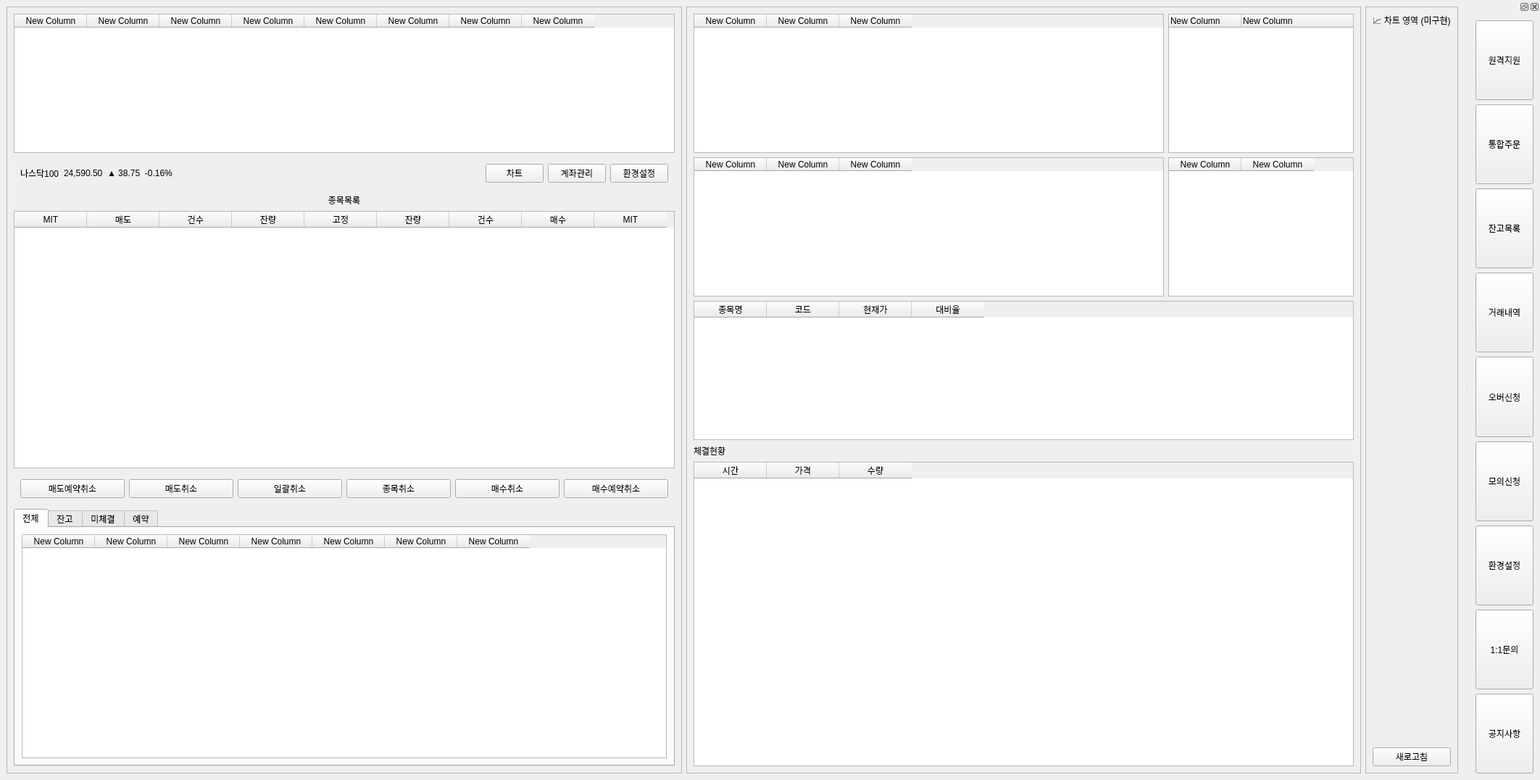
<?xml version="1.0" encoding="UTF-8"?>
<ui version="4.0">
 <class>MainWindow</class>
 <widget class="QMainWindow" name="MainWindow">
  <property name="geometry">
   <rect>
    <x>0</x>
    <y>0</y>
    <width>2125</width>
    <height>1076</height>
   </rect>
  </property>
  <property name="windowTitle">
   <string>나스닥100 호가창 예제 (확장형)</string>
  </property>
  <widget class="QWidget" name="centralwidget">
   <layout class="QHBoxLayout" name="mainLayout">
    <item>
     <widget class="QFrame" name="frame_left">
      <property name="frameShape">
       <enum>QFrame::StyledPanel</enum>
      </property>
      <layout class="QVBoxLayout" name="verticalLayout_left">
       <item>
        <widget class="QTableWidget" name="tableWidget">
         <property name="sizePolicy">
          <sizepolicy hsizetype="Expanding" vsizetype="Fixed">
           <horstretch>0</horstretch>
           <verstretch>0</verstretch>
          </sizepolicy>
         </property>
         <column>
          <property name="text">
           <string>New Column</string>
          </property>
         </column>
         <column>
          <property name="text">
           <string>New Column</string>
          </property>
         </column>
         <column>
          <property name="text">
           <string>New Column</string>
          </property>
         </column>
         <column>
          <property name="text">
           <string>New Column</string>
          </property>
         </column>
         <column>
          <property name="text">
           <string>New Column</string>
          </property>
         </column>
         <column>
          <property name="text">
           <string>New Column</string>
          </property>
         </column>
         <column>
          <property name="text">
           <string>New Column</string>
          </property>
         </column>
         <column>
          <property name="text">
           <string>New Column</string>
          </property>
         </column>
        </widget>
       </item>
       <item>
        <widget class="QFrame" name="frame_top">
         <layout class="QHBoxLayout" name="horizontalLayout_top">
          <item>
           <widget class="QLabel" name="label_market">
            <property name="text">
             <string>나스닥100</string>
            </property>
           </widget>
          </item>
          <item>
           <widget class="QLabel" name="label_price">
            <property name="text">
             <string>24,590.50</string>
            </property>
           </widget>
          </item>
          <item>
           <widget class="QLabel" name="label_change">
            <property name="text">
             <string>▲ 38.75  -0.16%</string>
            </property>
           </widget>
          </item>
          <item>
           <spacer name="horizontalSpacer">
            <property name="orientation">
             <enum>Qt::Horizontal</enum>
            </property>
            <property name="sizeHint" stdset="0">
             <size>
              <width>0</width>
              <height>0</height>
             </size>
            </property>
           </spacer>
          </item>
          <item>
           <widget class="QPushButton" name="button_chart">
            <property name="text">
             <string>차트</string>
            </property>
           </widget>
          </item>
          <item>
           <widget class="QPushButton" name="button_account">
            <property name="text">
             <string>계좌관리</string>
            </property>
           </widget>
          </item>
          <item>
           <widget class="QPushButton" name="button_setting">
            <property name="text">
             <string>환경설정</string>
            </property>
           </widget>
          </item>
         </layout>
        </widget>
       </item>
       <item>
        <widget class="QLabel" name="label_stocklist">
         <property name="text">
          <string>종목목록</string>
         </property>
         <property name="alignment">
          <set>Qt::AlignCenter</set>
         </property>
        </widget>
       </item>
       <item>
        <widget class="QTableWidget" name="table_hoga">
         <column>
          <property name="text">
           <string>MIT</string>
          </property>
         </column>
         <column>
          <property name="text">
           <string>매도</string>
          </property>
         </column>
         <column>
          <property name="text">
           <string>건수</string>
          </property>
         </column>
         <column>
          <property name="text">
           <string>잔량</string>
          </property>
         </column>
         <column>
          <property name="text">
           <string>고정</string>
          </property>
         </column>
         <column>
          <property name="text">
           <string>잔량</string>
          </property>
         </column>
         <column>
          <property name="text">
           <string>건수</string>
          </property>
         </column>
         <column>
          <property name="text">
           <string>매수</string>
          </property>
         </column>
         <column>
          <property name="text">
           <string>MIT</string>
          </property>
         </column>
        </widget>
       </item>
       <item>
        <widget class="QFrame" name="frame_buttons">
         <layout class="QHBoxLayout" name="horizontalLayout_buttons">
          <item>
           <widget class="QPushButton" name="button_sell_res_cancel">
            <property name="text">
             <string>매도예약취소</string>
            </property>
           </widget>
          </item>
          <item>
           <widget class="QPushButton" name="button_sell_cancel">
            <property name="text">
             <string>매도취소</string>
            </property>
           </widget>
          </item>
          <item>
           <widget class="QPushButton" name="button_all_cancel">
            <property name="text">
             <string>일괄취소</string>
            </property>
           </widget>
          </item>
          <item>
           <widget class="QPushButton" name="button_item_cancel">
            <property name="text">
             <string>종목취소</string>
            </property>
           </widget>
          </item>
          <item>
           <widget class="QPushButton" name="button_buy_cancel">
            <property name="text">
             <string>매수취소</string>
            </property>
           </widget>
          </item>
          <item>
           <widget class="QPushButton" name="button_buy_res_cancel">
            <property name="text">
             <string>매수예약취소</string>
            </property>
           </widget>
          </item>
         </layout>
        </widget>
       </item>
       <item>
        <widget class="QTabWidget" name="tabWidget">
         <property name="currentIndex">
          <number>0</number>
         </property>
         <widget class="QWidget" name="tab">
          <attribute name="title">
           <string>전체</string>
          </attribute>
          <layout class="QHBoxLayout" name="horizontalLayout_3">
           <item>
            <widget class="QTableWidget" name="tableWidget_6">
             <column>
              <property name="text">
               <string>New Column</string>
              </property>
             </column>
             <column>
              <property name="text">
               <string>New Column</string>
              </property>
             </column>
             <column>
              <property name="text">
               <string>New Column</string>
              </property>
             </column>
             <column>
              <property name="text">
               <string>New Column</string>
              </property>
             </column>
             <column>
              <property name="text">
               <string>New Column</string>
              </property>
             </column>
             <column>
              <property name="text">
               <string>New Column</string>
              </property>
             </column>
             <column>
              <property name="text">
               <string>New Column</string>
              </property>
             </column>
            </widget>
           </item>
          </layout>
         </widget>
         <widget class="QWidget" name="tab_2">
          <attribute name="title">
           <string>잔고</string>
          </attribute>
          <layout class="QGridLayout" name="gridLayout_2">
           <item row="0" column="0">
            <widget class="QTableWidget" name="tableWidget">
             <column>
              <property name="text">
               <string>New Column</string>
              </property>
             </column>
             <column>
              <property name="text">
               <string>New Column</string>
              </property>
             </column>
             <column>
              <property name="text">
               <string>New Column</string>
              </property>
             </column>
             <column>
              <property name="text">
               <string>New Column</string>
              </property>
             </column>
            </widget>
           </item>
          </layout>
         </widget>
         <widget class="QWidget" name="tab_3">
          <attribute name="title">
           <string>미체결</string>
          </attribute>
          <layout class="QHBoxLayout" name="horizontalLayout_2">
           <item>
            <widget class="QTableWidget" name="tableWidget_5">
             <column>
              <property name="text">
               <string>New Column</string>
              </property>
             </column>
             <column>
              <property name="text">
               <string>New Column</string>
              </property>
             </column>
             <column>
              <property name="text">
               <string>New Column</string>
              </property>
             </column>
             <column>
              <property name="text">
               <string>New Column</string>
              </property>
             </column>
             <column>
              <property name="text">
               <string>New Column</string>
              </property>
             </column>
            </widget>
           </item>
          </layout>
         </widget>
         <widget class="QWidget" name="tab_4">
          <attribute name="title">
           <string>예약</string>
          </attribute>
         </widget>
        </widget>
       </item>
      </layout>
     </widget>
    </item>
    <item>
     <widget class="QFrame" name="frame_center">
      <property name="frameShape">
       <enum>QFrame::StyledPanel</enum>
      </property>
      <layout class="QGridLayout" name="gridLayout_3">
       <item row="4" column="0">
        <widget class="QLabel" name="label">
         <property name="text">
          <string>체결현황</string>
         </property>
        </widget>
       </item>
       <item row="2" column="0" rowspan="2" colspan="5">
        <widget class="QTableWidget" name="table_stocklist">
         <column>
          <property name="text">
           <string>종목명</string>
          </property>
         </column>
         <column>
          <property name="text">
           <string>코드</string>
          </property>
         </column>
         <column>
          <property name="text">
           <string>현재가</string>
          </property>
         </column>
         <column>
          <property name="text">
           <string>대비율</string>
          </property>
         </column>
        </widget>
       </item>
       <item row="1" column="0">
        <widget class="QTableWidget" name="tableWidget_2">
         <property name="sizePolicy">
          <sizepolicy hsizetype="Expanding" vsizetype="Fixed">
           <horstretch>0</horstretch>
           <verstretch>0</verstretch>
          </sizepolicy>
         </property>
         <column>
          <property name="text">
           <string>New Column</string>
          </property>
         </column>
         <column>
          <property name="text">
           <string>New Column</string>
          </property>
         </column>
         <column>
          <property name="text">
           <string>New Column</string>
          </property>
         </column>
        </widget>
       </item>
       <item row="0" column="0">
        <widget class="QTableWidget" name="tableWidget_4">
         <property name="sizePolicy">
          <sizepolicy hsizetype="Expanding" vsizetype="Fixed">
           <horstretch>0</horstretch>
           <verstretch>0</verstretch>
          </sizepolicy>
         </property>
         <column>
          <property name="text">
           <string>New Column</string>
          </property>
         </column>
         <column>
          <property name="text">
           <string>New Column</string>
          </property>
         </column>
         <column>
          <property name="text">
           <string>New Column</string>
          </property>
         </column>
        </widget>
       </item>
       <item row="5" column="0" colspan="5">
        <widget class="QTableWidget" name="table_trades">
         <column>
          <property name="text">
           <string>시간</string>
          </property>
         </column>
         <column>
          <property name="text">
           <string>가격</string>
          </property>
         </column>
         <column>
          <property name="text">
           <string>수량</string>
          </property>
         </column>
        </widget>
       </item>
       <item row="1" column="1" colspan="4">
        <widget class="QTableWidget" name="tableWidget_3">
         <property name="sizePolicy">
          <sizepolicy hsizetype="Expanding" vsizetype="Fixed">
           <horstretch>0</horstretch>
           <verstretch>0</verstretch>
          </sizepolicy>
         </property>
         <column>
          <property name="text">
           <string>New Column</string>
          </property>
         </column>
         <column>
          <property name="text">
           <string>New Column</string>
          </property>
         </column>
        </widget>
       </item>
       <item row="0" column="1" colspan="4">
        <widget class="QTreeWidget" name="treeWidget_3">
         <property name="sizePolicy">
          <sizepolicy hsizetype="Expanding" vsizetype="Fixed">
           <horstretch>0</horstretch>
           <verstretch>0</verstretch>
          </sizepolicy>
         </property>
         <column>
          <property name="text">
           <string>New Column</string>
          </property>
         </column>
         <column>
          <property name="text">
           <string>New Column</string>
          </property>
         </column>
        </widget>
       </item>
      </layout>
     </widget>
    </item>
    <item>
     <widget class="QFrame" name="frame_right">
      <property name="sizePolicy">
       <sizepolicy hsizetype="Fixed" vsizetype="Ignored">
        <horstretch>0</horstretch>
        <verstretch>0</verstretch>
       </sizepolicy>
      </property>
      <property name="frameShape">
       <enum>QFrame::StyledPanel</enum>
      </property>
      <layout class="QVBoxLayout" name="verticalLayout_right">
       <item>
        <widget class="QLabel" name="label_chart">
         <property name="text">
          <string>📈 차트 영역 (미구현)</string>
         </property>
         <property name="alignment">
          <set>Qt::AlignCenter</set>
         </property>
        </widget>
       </item>
       <item>
        <spacer name="verticalSpacer">
         <property name="orientation">
          <enum>Qt::Vertical</enum>
         </property>
         <property name="sizeHint" stdset="0">
          <size>
           <width>0</width>
           <height>0</height>
          </size>
         </property>
        </spacer>
       </item>
       <item>
        <widget class="QPushButton" name="button_refresh">
         <property name="text">
          <string>새로고침</string>
         </property>
        </widget>
       </item>
      </layout>
     </widget>
    </item>
   </layout>
  </widget>
  <widget class="QDockWidget" name="dockWidget">
   <property name="enabled">
    <bool>true</bool>
   </property>
   <property name="sizePolicy">
    <sizepolicy hsizetype="Preferred" vsizetype="Expanding">
     <horstretch>0</horstretch>
     <verstretch>0</verstretch>
    </sizepolicy>
   </property>
   <property name="autoFillBackground">
    <bool>true</bool>
   </property>
   <property name="floating">
    <bool>true</bool>
   </property>
   <attribute name="dockWidgetArea">
    <number>2</number>
   </attribute>
   <widget class="QWidget" name="dockWidgetContents">
    <layout class="QVBoxLayout" name="verticalLayout">
     <item>
      <widget class="QPushButton" name="pushButton_3">
       <property name="sizePolicy">
        <sizepolicy hsizetype="Minimum" vsizetype="Expanding">
         <horstretch>0</horstretch>
         <verstretch>0</verstretch>
        </sizepolicy>
       </property>
       <property name="text">
        <string>원격지원</string>
       </property>
      </widget>
     </item>
     <item>
      <widget class="QPushButton" name="pushButton">
       <property name="sizePolicy">
        <sizepolicy hsizetype="Minimum" vsizetype="Expanding">
         <horstretch>0</horstretch>
         <verstretch>0</verstretch>
        </sizepolicy>
       </property>
       <property name="text">
        <string>통합주문</string>
       </property>
       <property name="iconSize">
        <size>
         <width>16</width>
         <height>30</height>
        </size>
       </property>
      </widget>
     </item>
     <item>
      <widget class="QPushButton" name="pushButton_9">
       <property name="sizePolicy">
        <sizepolicy hsizetype="Minimum" vsizetype="Expanding">
         <horstretch>0</horstretch>
         <verstretch>0</verstretch>
        </sizepolicy>
       </property>
       <property name="text">
        <string>잔고목록</string>
       </property>
      </widget>
     </item>
     <item>
      <widget class="QPushButton" name="pushButton_8">
       <property name="sizePolicy">
        <sizepolicy hsizetype="Minimum" vsizetype="Expanding">
         <horstretch>0</horstretch>
         <verstretch>0</verstretch>
        </sizepolicy>
       </property>
       <property name="text">
        <string>거래내역</string>
       </property>
      </widget>
     </item>
     <item>
      <widget class="QPushButton" name="pushButton_7">
       <property name="sizePolicy">
        <sizepolicy hsizetype="Minimum" vsizetype="Expanding">
         <horstretch>0</horstretch>
         <verstretch>0</verstretch>
        </sizepolicy>
       </property>
       <property name="text">
        <string>오버신청</string>
       </property>
      </widget>
     </item>
     <item>
      <widget class="QPushButton" name="pushButton_6">
       <property name="sizePolicy">
        <sizepolicy hsizetype="Minimum" vsizetype="Expanding">
         <horstretch>0</horstretch>
         <verstretch>0</verstretch>
        </sizepolicy>
       </property>
       <property name="text">
        <string>모의신청</string>
       </property>
      </widget>
     </item>
     <item>
      <widget class="QPushButton" name="pushButton_5">
       <property name="sizePolicy">
        <sizepolicy hsizetype="Minimum" vsizetype="Expanding">
         <horstretch>0</horstretch>
         <verstretch>0</verstretch>
        </sizepolicy>
       </property>
       <property name="text">
        <string>환경설정</string>
       </property>
      </widget>
     </item>
     <item>
      <widget class="QPushButton" name="pushButton_4">
       <property name="sizePolicy">
        <sizepolicy hsizetype="Minimum" vsizetype="Expanding">
         <horstretch>0</horstretch>
         <verstretch>0</verstretch>
        </sizepolicy>
       </property>
       <property name="text">
        <string>1:1문의</string>
       </property>
      </widget>
     </item>
     <item>
      <widget class="QPushButton" name="pushButton_2">
       <property name="sizePolicy">
        <sizepolicy hsizetype="Minimum" vsizetype="Expanding">
         <horstretch>0</horstretch>
         <verstretch>0</verstretch>
        </sizepolicy>
       </property>
       <property name="text">
        <string>공지사항</string>
       </property>
      </widget>
     </item>
    </layout>
   </widget>
  </widget>
 </widget>
 <resources/>
 <connections/>
</ui>
